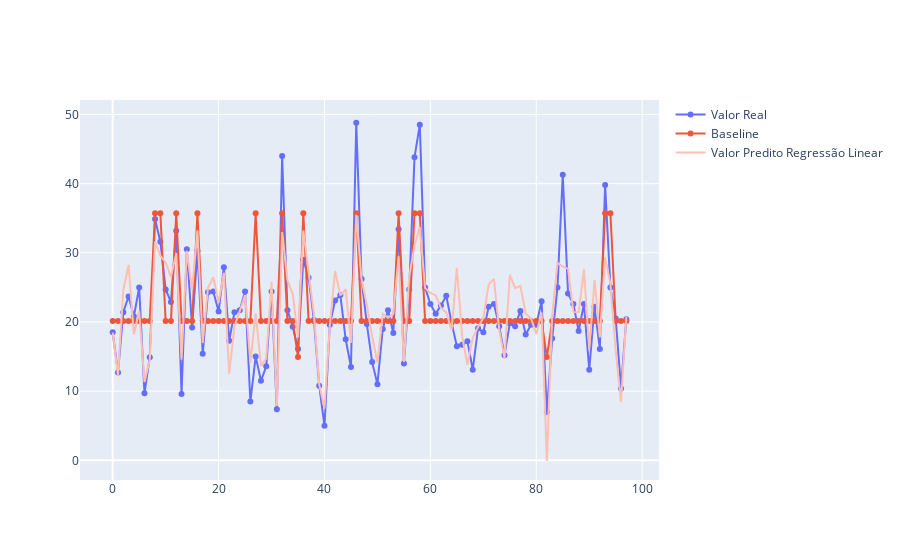

The cell this chart's notebook holds for it:
### Code cell
import plotly.graph_objects as go

# Create traces
fig = go.Figure()

# Linha com os dados de teste
fig.add_trace(go.Scatter(x=df_results.index,
                         y=df_results.valor_real,
                         mode='lines+markers',
                         name='Valor Real'))

# Linha com os dados de baseline
fig.add_trace(go.Scatter(x=df_results.index,
                         y=df_results.valor_predito_baseline,
                         mode='lines+markers',
                         name='Baseline'))

# Linha com os dados preditos pela regressão linear
fig.add_trace(go.Scatter(x=df_results.index,
                         y=df_results.valor_predito_reg_linear,
                         mode='lines',
                         line = dict(color = '#FEBFB3'),
                         name='Valor Predito Regressão Linear'))

# Plota a figura
fig.show()
